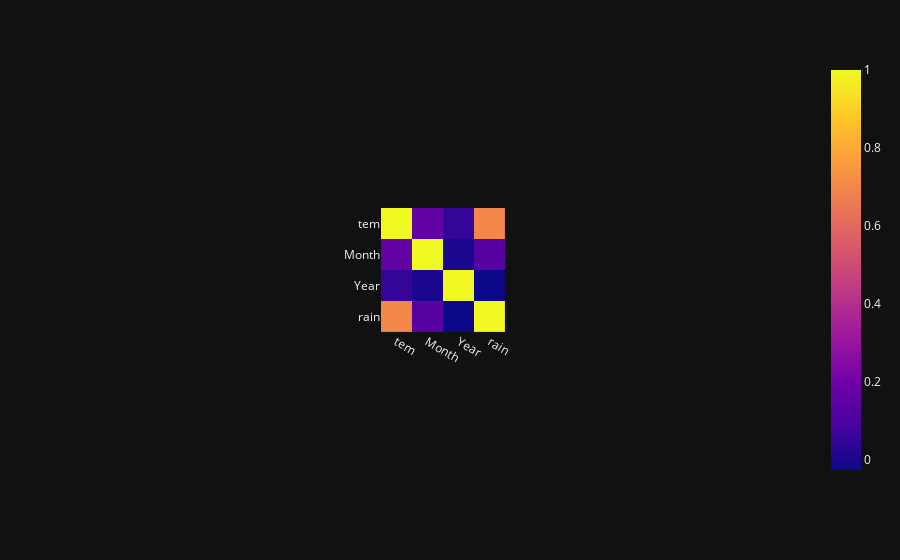

Source (notebook cell):
### Markdown cell above
### Strong correlation between temperature and rain

### Code cell
corr = df.corr(method ='pearson')
fig = px.imshow(corr)
fig.show()

### Figure 1 — Plotly figure (JSON) as saved in the notebook; plotly's stock layout.template omitted (floating-point values rounded to 4 significant figures)
{"data": [{"coloraxis": "coloraxis", "hovertemplate": "x: %{x}<br>y: %{y}<br>color: %{z}<extra></extra>", "name": "0", "type": "heatmap", "x": ["tem", "Month", "Year", "rain"], "xaxis": "x", "y": ["tem", "Month", "Year", "rain"], "yaxis": "y", "z": [[1, 0.1598, 0.05169, 0.6998], [0.1598, 1, -3.954e-17, 0.1352], [0.05169, -3.954e-17, 1, -0.02702], [0.6998, 0.1352, -0.02702, 1]]}], "layout": {"autosize": true, "coloraxis": {"colorscale": [[0, "#0d0887"], [0.1111, "#46039f"], [0.2222, "#7201a8"], [0.3333, "#9c179e"], [0.4444, "#bd3786"], [0.5556, "#d8576b"], [0.6667, "#ed7953"], [0.7778, "#fb9f3a"], [0.8889, "#fdca26"], [1, "#f0f921"]]}, "margin": {"t": 60}, "xaxis": {"anchor": "y", "autorange": true, "constrain": "domain", "domain": [0.4145, 0.5855], "range": [-0.5, 3.5], "scaleanchor": "y", "type": "category"}, "yaxis": {"anchor": "x", "autorange": true, "constrain": "domain", "domain": [0.0661, 0.9339], "range": [3.5, -0.5], "type": "category"}}}
